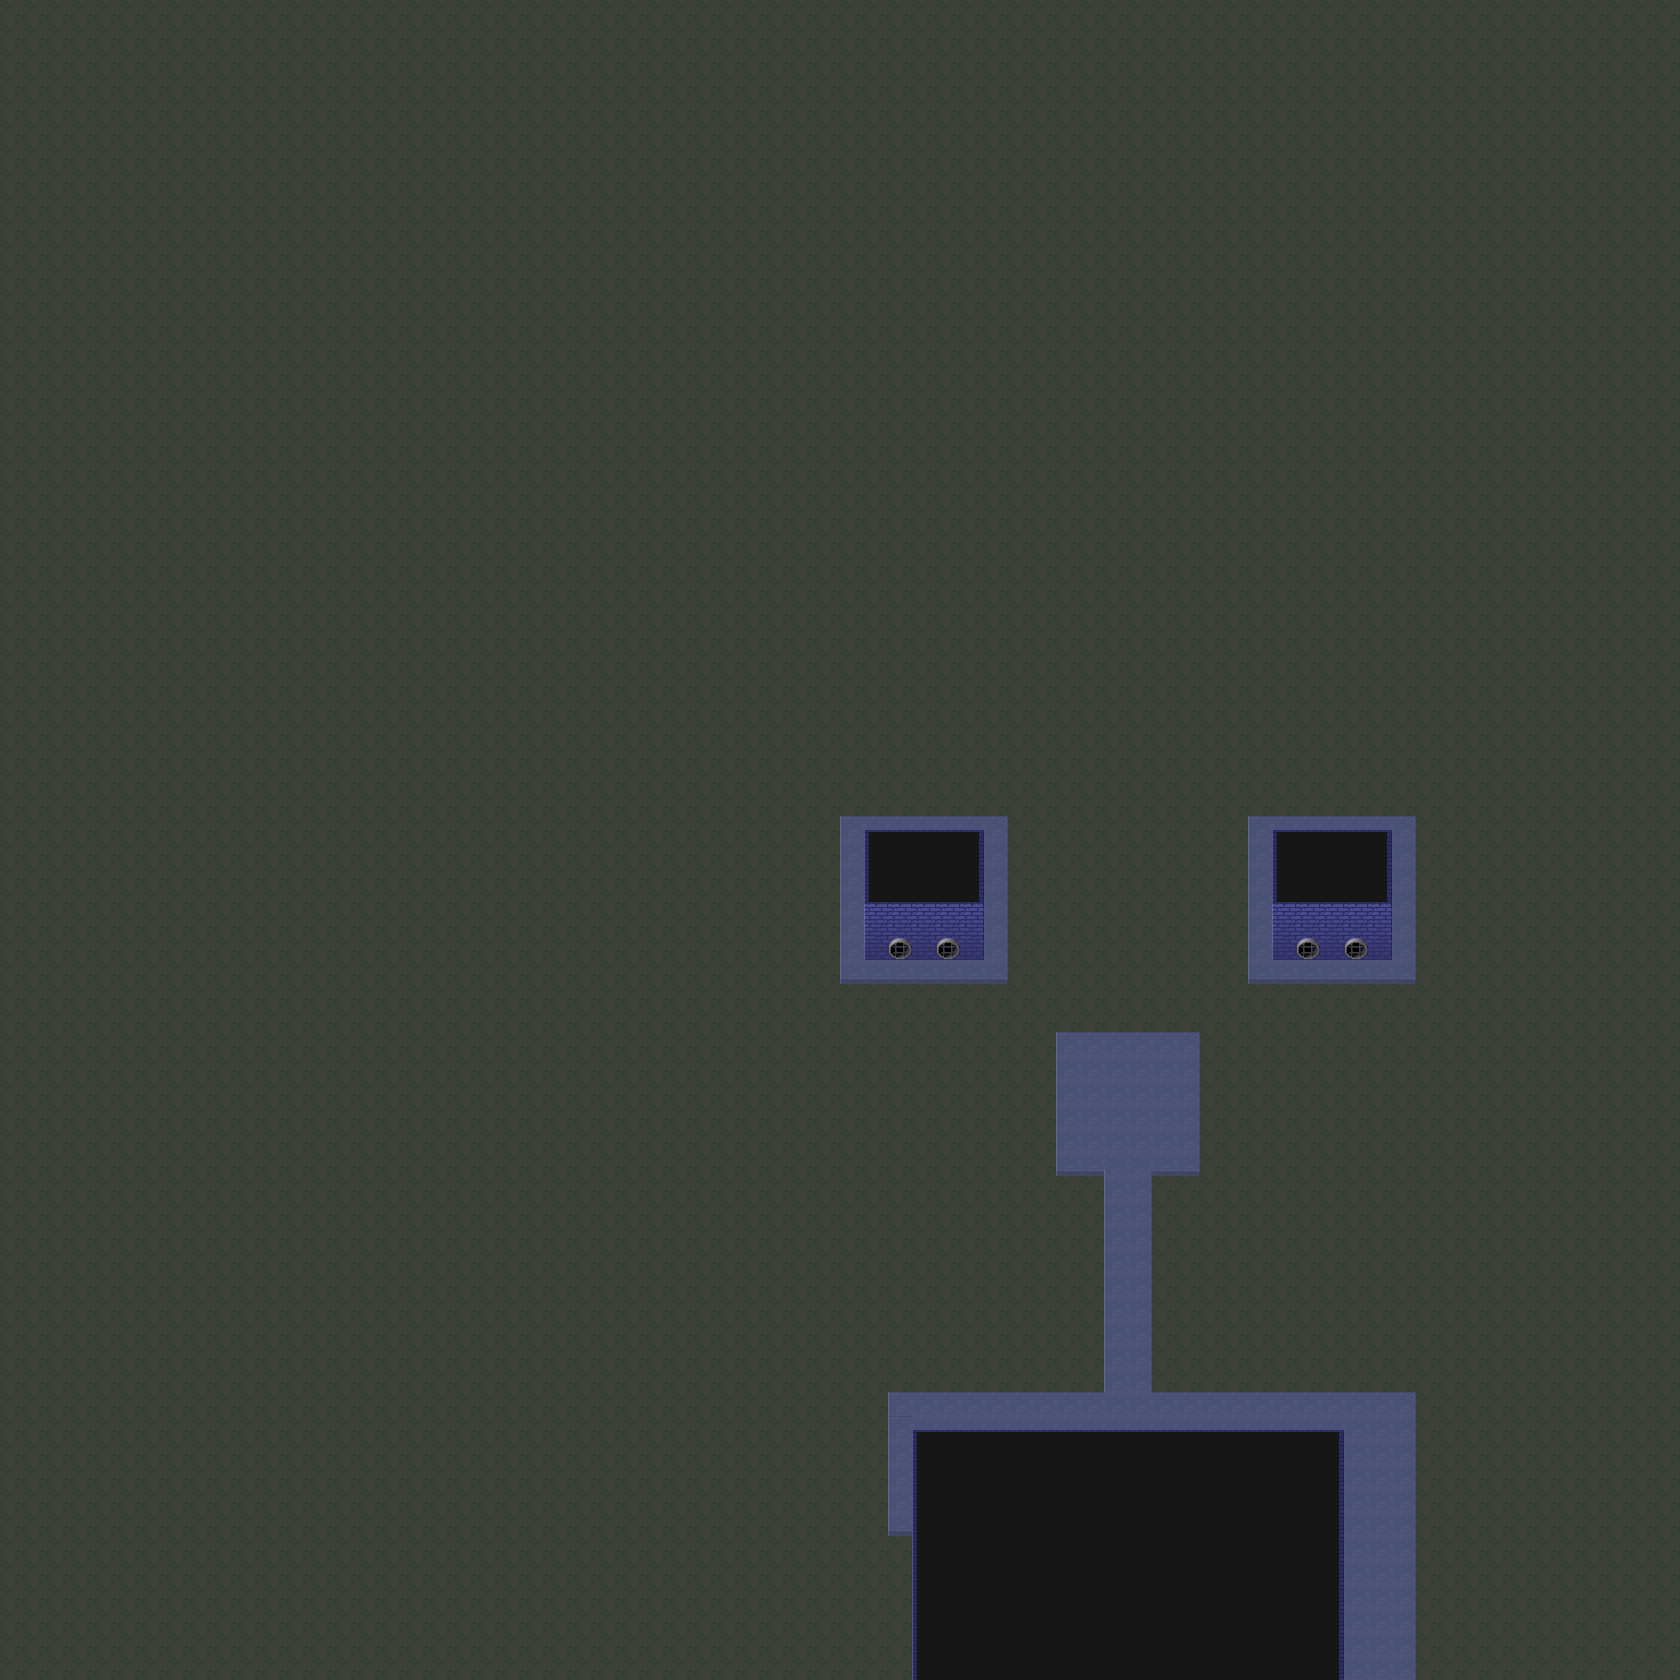

A 2D game scene composited from a Tiled map and its tileset images. What follows is a short description and the map's XML, with each tile layer's data collapsed to a summary:
An orthogonal 70x70 tile map with 24x24 px tiles, 3 tile layers (Bottom, Top, SecretHidden) and 15 objects (13x StaticCollision, Event, Teleport).

<map version="1.0" tiledversion="1.1.4" orientation="orthogonal" renderorder="right-down" width="70" height="70" tilewidth="24" tileheight="24" infinite="0" nextobjectid="66">
 <properties>
  <property name="music" value="none" />
 </properties>
 <tileset firstgid="1" name="sewer_tileset" tilewidth="24" tileheight="24" tilecount="72" columns="8">
  <image source="sewer_tileset.png" trans="ff00ff" width="192" height="217" />
 </tileset>
 <layer name="Bottom" width="70" height="70">
  <data>[4900 cells, 4900 non-empty, 26 distinct tile ids]</data>
 </layer>
 <layer name="Top" width="70" height="70">
  <data>[4900 cells, 72 non-empty, 10 distinct tile ids]</data>
 </layer>
 <layer name="SecretHidden" width="70" height="70">
  <data>[4900 cells, 72 non-empty, 2 distinct tile ids]</data>
 </layer>
 <objectgroup name="Secrets" opacity="0.38">
  <object id="58" name="SecretArea1" type="Event" x="1032" y="1476" width="192" height="180">
   <properties>
    <property name="active" type="bool" value="true" />
    <property name="eventName" value="showSecretArea" />
   </properties>
  </object>
 </objectgroup>
 <objectgroup color="#ff0000" name="Collision" opacity="0.41">
  <object id="37" type="StaticCollision" x="1032" y="1008" width="192" height="24" />
  <object id="45" type="StaticCollision" x="1152" y="1176" width="264" height="216" />
  <object id="46" type="StaticCollision" x="888" y="1176" width="216" height="216" />
  <object id="48" type="StaticCollision" x="1416" y="1368" width="24" height="312" />
  <object id="49" type="StaticCollision" x="864" y="1368" width="24" height="168" />
  <object id="50" type="StaticCollision" x="864" y="1536" width="48" height="24" />
  <object id="51" type="StaticCollision" x="1200" y="1032" width="24" height="144" />
  <object id="53" type="StaticCollision" x="1032" y="1032" width="24" height="144" />
  <object id="60" type="StaticCollision" x="912" y="1464" width="192" height="96" />
  <object id="61" type="StaticCollision" x="1152" y="1464" width="192" height="96" />
  <object id="62" type="StaticCollision" x="1224" y="1560" width="120" height="120" />
  <object id="64" type="StaticCollision" x="1008" y="1560" width="24" height="120" />
  <object id="65" type="StaticCollision" x="1032" y="1656" width="192" height="24" />
 </objectgroup>
 <objectgroup name="Teleports" opacity="0.39">
  <object id="54" name="sewers1" type="Teleport" x="1344" y="1656" width="72" height="24">
   <properties>
    <property name="NextRoomId" type="int" value="32" />
    <property name="roomFileName" value="sewers.tmx" />
    <property name="xTile" type="int" value="58" />
    <property name="yTile" type="int" value="2" />
   </properties>
  </object>
 </objectgroup>
</map>